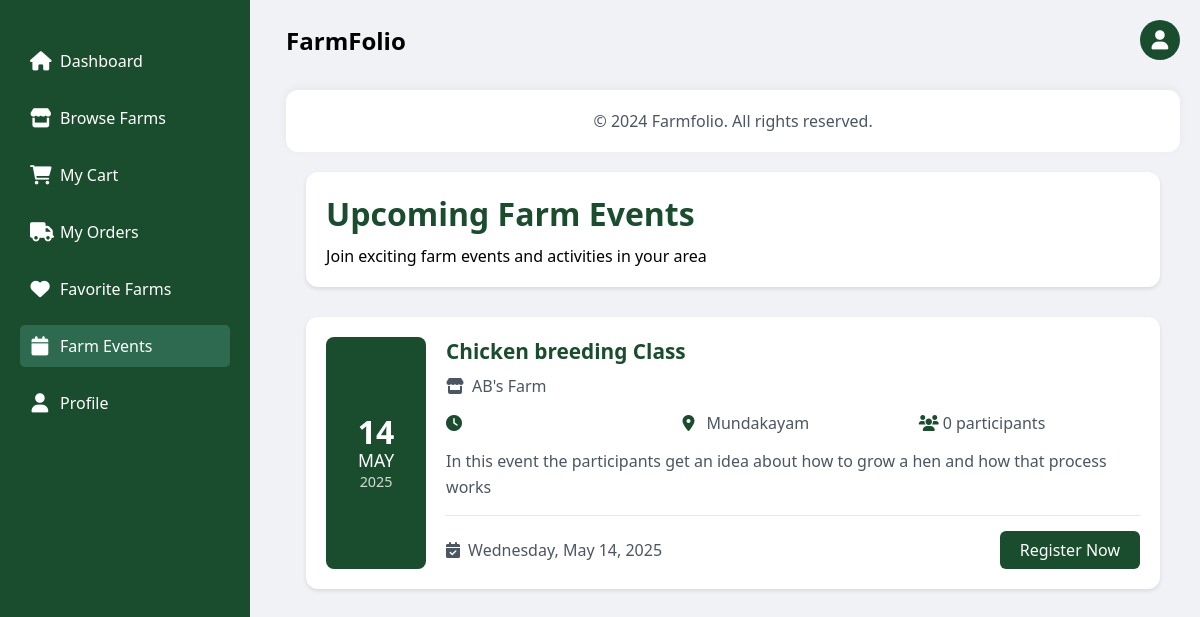
Screenshot of /user/events.php (signed in) with the database file from the repository.
### tables this page shows
CREATE TABLE `tbl_events` (
  `event_id` int(11) NOT NULL,
  `farm_id` int(11) NOT NULL,
  `event_name` varchar(255) NOT NULL,
  `event_date` date NOT NULL,
  `event_description` text DEFAULT NULL,
  `created_at` timestamp NOT NULL DEFAULT current_timestamp(),
  `updated_at` timestamp NOT NULL DEFAULT current_timestamp() ON UPDATE current_timestamp(),
  `status` enum('0','1') NOT NULL DEFAULT '1'
);

CREATE TABLE `tbl_farms` (
  `farm_id` int(11) NOT NULL,
  `user_id` int(11) NOT NULL,
  `farm_name` varchar(255) NOT NULL,
  `location` varchar(255) NOT NULL,
  `description` text DEFAULT NULL,
  `created_at` timestamp NOT NULL DEFAULT current_timestamp(),
  `status` enum('pending','active','rejected') NOT NULL DEFAULT 'pending'
);

### user/events.php (the view, shortened to what this page needs)
<?php
include '../databse/connect.php';
$events_query = "SELECT e.*, f.farm_name, f.location, f.farm_id,
                COUNT(p.participant_id) as participant_count,
                (SELECT MIN(path) FROM tbl_farm_image WHERE farm_id = f.farm_id) as farm_image
                FROM tbl_events e
                JOIN tbl_farms f ON e.farm_id = f.farm_id
                LEFT JOIN tbl_participants p ON e.event_id = p.event_id
                WHERE e.status = '1'
                AND e.event_date >= CURDATE()
                AND f.status = 'active'
                GROUP BY e.event_id
                ORDER BY e.event_date ASC";
$events_result = mysqli_query($conn, $events_query);
?>
?><!DOCTYPE html>
<html lang="en">
<head>
    <link rel="stylesheet" href="https://cdnjs.cloudflare.com/ajax/libs/font-awesome/6.0.0/css/all.min.css">
</head>
<body>
    <div class="sidebar" id="sidebar">
        <ul class="sidebar-menu">
            <li><a href="userindex.php" ><i class="fas fa-home"></i><span>Dashboard</span></a></li>
            <li><a href="browse.php" ><i class="fas fa-store"></i><span>Browse Farms</span></a></li>
            <li><a href="cart.php" ><i class="fas fa-shopping-cart"></i><span>My Cart</span></a></li>
            <li><a href="orders.php" ><i class="fas fa-truck"></i><span>My Orders</span></a></li>
            <li><a href="favorite.php" ><i class="fas fa-heart"></i><span>Favorite Farms</span></a></li>
            <li><a href="events.php" class="active" ><i class="fas fa-calendar"></i><span>Farm Events</span></a></li>
            <li><a href="profile.php" ><i class="fas fa-user"></i><span>Profile</span></a></li>
        </ul>
    </div>
    <div class="main-content" id="main-content">
        <div class="container">
            <div class="user-section">
                <div class="profile-menu-container">
                    <div class="pro">
                        <div class="head">
                            <h2>FarmFolio</h2>
                        </div>
                        <div class="profile-icon" id="profileIcon">
                            <i class="fas fa-user"></i>
                        </div>
                    </div>
                </div>
            </div>
        <div class="footer">
            <p>&copy; 2024 Farmfolio. All rights reserved.</p>
        </div>
    </div>
    <div class="events-container">
        <div class="events-header">
            <h1>Upcoming Farm Events</h1>
            <p>Join exciting farm events and activities in your area</p>
        </div>
        <div class="events-list">
            <?php
            if(mysqli_num_rows($events_result) > 0):
                while($event = mysqli_fetch_assoc($events_result)):
                    $check_registration = "SELECT * FROM tbl_participants
                                        WHERE event_id = ? AND user_id = ?";
                    $stmt = $conn->prepare($check_registration);
                    $stmt->bind_param("ii", $event['event_id'], $_SESSION['userid']);
                    $stmt->execute();
                    $is_registered = $stmt->get_result()->num_rows > 0;
            ?>
                <div class="event-item">
                    <div class="event-date">
                        <span class="date-day"><?php echo date('d', strtotime($event['event_date'])); ?></span>
                        <span class="date-month"><?php echo date('M', strtotime($event['event_date'])); ?></span>
                        <span class="date-year"><?php echo date('Y', strtotime($event['event_date'])); ?></span>
                    </div>
                    <div class="event-details">
                        <h3 class="event-title"><?php echo htmlspecialchars($event['event_name']); ?></h3>
                        <div class="event-farm">
                            <i class="fas fa-store"></i>
                            <span><?php echo htmlspecialchars($event['farm_name']); ?></span>
                        </div>
                        <div class="event-info">
                            <div class="info-item">
                                <i class="fas fa-clock"></i>
                            </div>
                            <div class="info-item">
                                <i class="fas fa-map-marker-alt"></i>
                                <span><?php echo htmlspecialchars($event['location']); ?></span>
                            </div>
                            <div class="info-item">
                                <i class="fas fa-users"></i>
                                <span><?php echo $event['participant_count']; ?> participants</span>
                            </div>
                        </div>
                        <p class="event-description">
                            <?php echo htmlspecialchars($event['event_description']); ?>
                        </p>
                        <div class="event-actions">
                            <div class="participant-count">
                                <i class="fas fa-calendar-check"></i>
                                <span><?php echo date('l, F d, Y', strtotime($event['event_date'])); ?></span>
                            </div>
                            <?php if($is_registered): ?>
                                <button class="registered-btn">
                                    <i class="fas fa-check"></i>
                                    Already Registered
                                </button>
                            <?php else: ?>
                                <a href="farm_details.php?id=<?php echo $event['farm_id']; ?>#events"
                                   class="register-btn">
                                    Register Now
                                </a>
                            <?php endif; ?>
                        </div>
                    </div>
                </div>
            <?php
                endwhile;
            endif; ?>
        </div>
    </div>
</body>
</html>

### user/events.php (style rules this page uses)
* { margin: 0; padding: 0; box-sizing: border-box; font-family: 'Segoe UI', Arial, sans-serif; }
body { display: flex; min-height: 100vh; background-color: #f0f2f5; }
.sidebar { width: 250px; background: #1a4d2e; color: white; padding: 20px; position: fixed; height: 100vh; left: 0; top: 0; transition: width 0.3s ease; }
.sidebar-menu { list-style: none; padding: 0; margin: 20px 0; }
.sidebar-menu li { margin: 15px 0; }
.sidebar-menu a { color: white; text-decoration: none; display: flex; align-items: center; padding: 10px; border-radius: 5px; transition: background 0.3s; }
.sidebar-menu i { margin-right: 10px; font-size: 1.2rem; width: 20px; text-align: center; }
.active { background: #2d6a4f; font-weight: 500; }
.pro { display: flex; justify-content: space-between; align-items: center; margin-bottom: 20px; }
.profile-menu-container { position: relative; }
.profile-icon { width: 40px; height: 40px; background-color: #1a4d2e; border-radius: 50%; display: flex; align-items: center; justify-content: center; cursor: pointer; transition: background-color 0.3s ease; }
.profile-icon i { color: white; font-size: 1.2rem; }
.main-content { margin-left: 250px; flex: 1; transition: margin-left 0.3s ease; padding: 20px; background-color: #f0f2f5; }
.footer { background: white; color: #4b5563; padding: 20px; text-align: center; margin-top: 30px; border-radius: 12px; box-shadow: 0 -2px 10px rgba(0,0,0,0.05); }
.events-container { padding: 20px; max-width: 1200px; margin: 0 auto; }
.events-header { margin-bottom: 30px; padding: 20px; background: white; border-radius: 12px; box-shadow: 0 2px 4px rgba(0,0,0,0.1); }
.events-header h1 { color: #1a4d2e; margin-bottom: 10px; }
.events-list { display: flex; flex-direction: column; gap: 20px; }
.event-item { background: white; border-radius: 12px; padding: 20px; display: flex; gap: 20px; box-shadow: 0 2px 4px rgba(0,0,0,0.1); transition: transform 0.3s ease; }
.event-date { min-width: 100px; text-align: center; padding: 15px; background: #1a4d2e; color: white; border-radius: 8px; display: flex; flex-direction: column; justify-content: center; align-items: center; }
.date-day { font-size: 2rem; font-weight: bold; line-height: 1; }
.date-month { font-size: 1.1rem; text-transform: uppercase; }
.date-year { font-size: 0.9rem; opacity: 0.8; }
.event-details { flex: 1; }
.event-title { font-size: 1.3rem; color: #1a4d2e; margin-bottom: 10px; }
.event-farm { color: #4b5563; margin-bottom: 15px; display: flex; align-items: center; gap: 8px; }
.event-info { display: grid; grid-template-columns: repeat(auto-fit, minmax(200px, 1fr)); gap: 15px; margin-bottom: 15px; }
.info-item { display: flex; align-items: center; gap: 8px; color: #4b5563; }
.info-item i { color: #1a4d2e; width: 16px; }
.event-description { color: #4b5563; margin: 15px 0; line-height: 1.6; }
.event-actions { display: flex; justify-content: space-between; align-items: center; margin-top: 15px; padding-top: 15px; border-top: 1px solid #e5e7eb; }
.participant-count { display: flex; align-items: center; gap: 8px; color: #4b5563; }
.register-btn { background: #1a4d2e; color: white; padding: 8px 20px; border-radius: 6px; text-decoration: none; transition: background 0.3s ease; }

### rows the page displays
tbl_events: event_date "14", event_date "MAY", event_date "2025", event_name "Chicken breeding Class", farm.farm_name "AB's Farm", farm.location "Mundakayam", participant_count "0", event_description "In this event the participants get an idea about how to grow a hen and how that process works", event_date "Wednesday, May 14, 2025"
